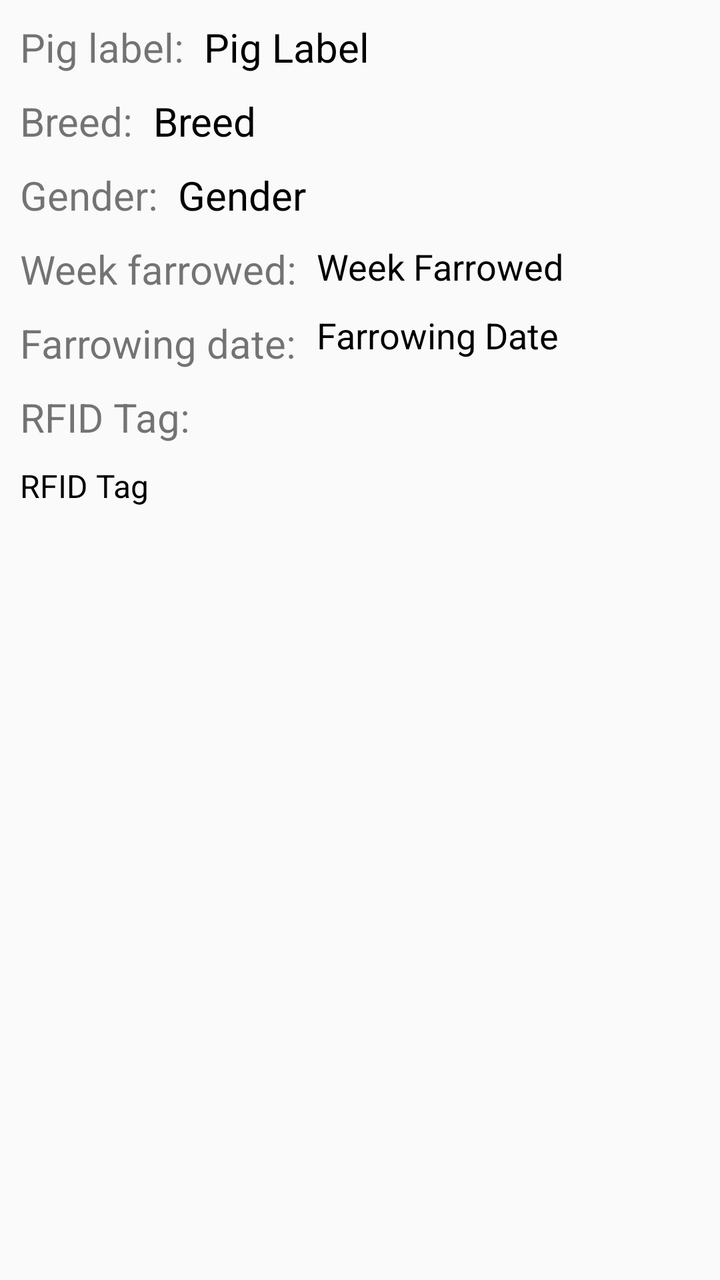
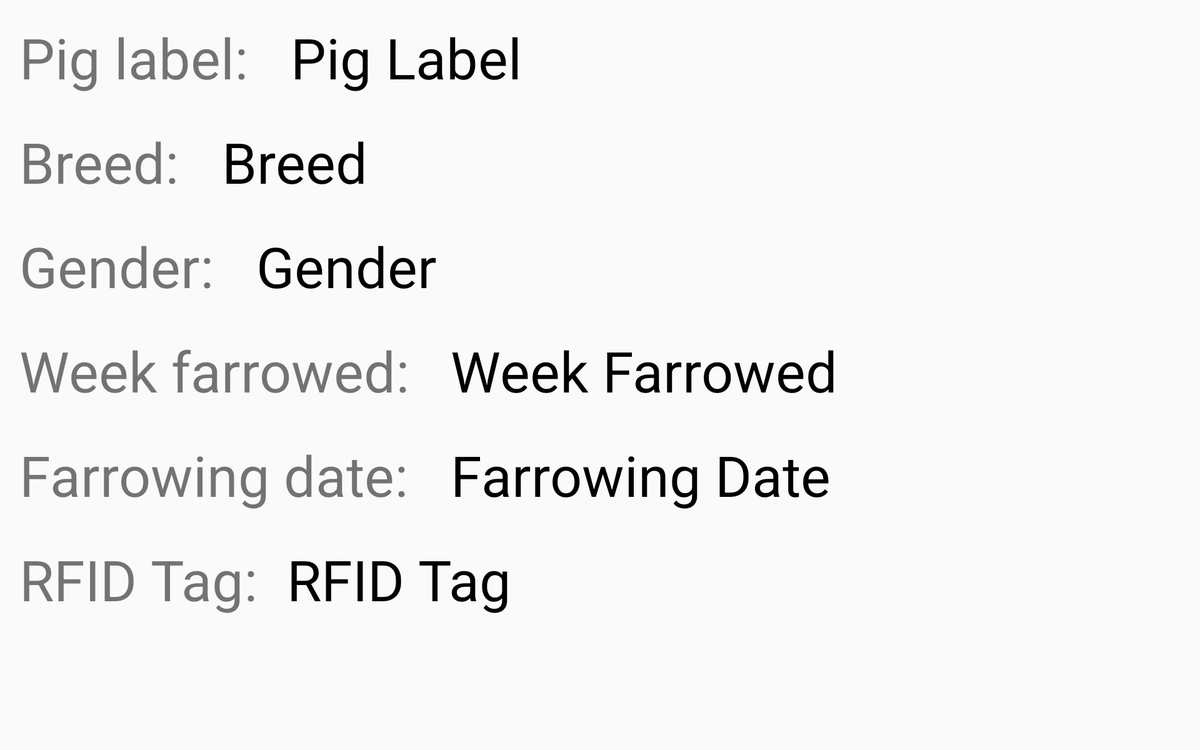

The same Android screen from two of the app's own layout files: first res/layout/ as a phone draws it, then the author's variant for another configuration, drawn on a device whose configuration selects that folder. Both files follow.
<!-- AndroidManifest.xml: application theme AppTheme -->
<!-- res/layout/pig_details_layout.xml -->
<?xml version="1.0" encoding="utf-8"?>
<RelativeLayout xmlns:android="http://schemas.android.com/apk/res/android"
    android:layout_width="match_parent"
    android:layout_height="match_parent"
    android:orientation="vertical"
    android:padding="5dp">

    <TextView
        android:id="@+id/pigLabel"
        android:layout_width="wrap_content"
        android:layout_height="wrap_content"
        android:text="@string/pigLabel"
        android:textSize="20sp"
        android:padding="5dp"
        android:textColor="@color/black"
        android:includeFontPadding="true"
        android:layout_alignParentTop="true"
        android:layout_toRightOf="@+id/pLabel"
        android:layout_toEndOf="@+id/pLabel" />

    <TextView
        android:id="@+id/pigBreed"
        android:layout_width="wrap_content"
        android:layout_height="wrap_content"
        android:text="@string/breed"
        android:textSize="20sp"
        android:padding="5dp"
        android:textColor="@color/black"
        android:includeFontPadding="true"
        android:layout_below="@+id/pLabel"
        android:layout_toRightOf="@+id/pBreed"
        android:layout_toEndOf="@+id/pBreed" />

    <TextView
        android:id="@+id/pigGender"
        android:layout_width="wrap_content"
        android:layout_height="wrap_content"
        android:text="@string/gender"
        android:textSize="20sp"
        android:padding="5dp"
        android:textColor="@color/black"
        android:includeFontPadding="true"
        android:layout_above="@+id/pWeekF"
        android:layout_toRightOf="@+id/pGender"
        android:layout_toEndOf="@+id/pGender" />

    <TextView
        android:id="@+id/pigWeekF"
        android:layout_width="wrap_content"
        android:layout_height="wrap_content"
        android:text="@string/week_farrowed"
        android:textSize="18sp"
        android:padding="5dp"
        android:textColor="@color/black"
        android:includeFontPadding="true"
        android:layout_below="@+id/pigGender"
        android:layout_toRightOf="@+id/fDate"
        android:layout_toEndOf="@+id/fDate" />

    <TextView
        android:id="@+id/pigDateF"
        android:layout_width="wrap_content"
        android:layout_height="wrap_content"
        android:text="@string/farrowing_date"
        android:padding="5dp"
        android:textColor="@color/black"
        android:textSize="18sp"
        android:includeFontPadding="true"
        android:layout_below="@+id/pigWeekF"
        android:layout_toRightOf="@+id/fDate"
        android:layout_toEndOf="@+id/fDate" />

    <TextView
        android:id="@+id/pLabel"
        android:layout_width="wrap_content"
        android:layout_height="wrap_content"
        android:layout_alignParentLeft="true"
        android:layout_alignParentStart="true"
        android:layout_alignParentTop="true"
        android:textSize="20sp"
        android:padding="5dp"
        android:includeFontPadding="true"
        android:text="@string/pig_label" />

    <TextView
        android:id="@+id/pBreed"
        android:layout_width="wrap_content"
        android:layout_height="wrap_content"
        android:layout_alignParentLeft="true"
        android:layout_alignParentStart="true"
        android:padding="5dp"
        android:layout_below="@+id/pLabel"
        android:textSize="20sp"
        android:includeFontPadding="true"
        android:text="@string/pBreed" />

    <TextView
        android:id="@+id/pGender"
        android:layout_width="wrap_content"
        android:layout_height="wrap_content"
        android:layout_alignParentLeft="true"
        android:layout_alignParentStart="true"
        android:layout_below="@+id/pigBreed"
        android:padding="5dp"
        android:textSize="20sp"
        android:includeFontPadding="true"
        android:text="@string/pGender" />

    <TextView
        android:id="@+id/pWeekF"
        android:layout_width="wrap_content"
        android:layout_height="wrap_content"
        android:layout_alignParentLeft="true"
        android:layout_alignParentStart="true"
        android:layout_below="@+id/pGender"
        android:padding="5dp"
        android:textSize="20sp"
        android:includeFontPadding="true"
        android:text="@string/pWeek_farrowed" />

    <TextView
        android:id="@+id/fDate"
        android:layout_width="wrap_content"
        android:layout_height="wrap_content"
        android:layout_alignParentLeft="true"
        android:layout_alignParentStart="true"
        android:layout_below="@+id/pWeekF"
        android:textSize="20sp"
        android:padding="5dp"
        android:includeFontPadding="true"
        android:text="@string/pFarrowing_date" />

    <TextView
        android:id="@+id/textView9"
        android:layout_width="wrap_content"
        android:layout_height="wrap_content"
        android:text="@string/rfid_tag"
        android:textSize="20sp"
        android:padding="5dp"
        android:layout_below="@+id/fDate"
        android:layout_alignParentLeft="true"
        android:layout_alignParentStart="true" />

    <TextView
        android:id="@+id/pRFIDtag"
        android:layout_width="wrap_content"
        android:layout_height="wrap_content"
        android:textSize="16sp"
        android:padding="5dp"
        android:textColor="@color/black"
        android:text="@string/pRfid_tag"
        android:layout_below="@+id/textView9"
        android:layout_alignParentLeft="true"
        android:layout_alignParentStart="true" />

</RelativeLayout>
<!-- resources referenced by this layout -->
<resources>
  <color name="black">#000000</color>
  <string name="breed">Breed</string>
  <string name="farrowing_date">Farrowing Date</string>
  <string name="gender">Gender</string>
  <string name="pBreed">Breed:</string>
  <string name="pFarrowing_date">Farrowing date:</string>
  <string name="pGender">Gender:</string>
  <string name="pRfid_tag">RFID Tag</string>
  <string name="pWeek_farrowed">Week farrowed:</string>
  <string name="pigLabel">Pig Label</string>
  <string name="pig_label">Pig label:</string>
  <string name="rfid_tag">RFID Tag:</string>
  <string name="week_farrowed">Week Farrowed</string>
  <style name="AppTheme" parent="AppTheme.Base" />
  <style name="AppTheme.Base" parent="Theme.AppCompat.Light.NoActionBar">
          
          <item name="colorPrimary">@color/colorPrimary</item>
          <item name="colorPrimaryDark">@color/colorPrimaryDark</item>
          <item name="colorAccent">@color/colorAccent</item>
          <item name="android:typeface">normal</item>
      </style>
  <color name="colorPrimary">#bb1d24</color>
  <color name="colorPrimaryDark">#570000</color>
  <color name="colorAccent">#9ecf95</color>
</resources>
<!-- res/layout-sw720dp/pig_details_layout.xml (the author's variant of the layout above) -->
<!-- drawn on a large tablet held sideways -->
<?xml version="1.0" encoding="utf-8"?>
<RelativeLayout xmlns:android="http://schemas.android.com/apk/res/android"
    android:layout_width="match_parent"
    android:layout_height="match_parent"
    android:orientation="vertical"
    android:padding="5dp">

    <TextView
        android:id="@+id/pigLabel"
        android:layout_width="wrap_content"
        android:layout_height="wrap_content"
        android:text="@string/pigLabel"
        android:textSize="60sp"
        android:padding="15dp"
        android:textColor="@color/black"
        android:includeFontPadding="true"
        android:layout_alignParentTop="true"
        android:layout_toRightOf="@+id/pLabel"
        android:layout_toEndOf="@+id/pLabel" />

    <TextView
        android:id="@+id/pigBreed"
        android:layout_width="wrap_content"
        android:layout_height="wrap_content"
        android:text="@string/breed"
        android:textSize="60sp"
        android:padding="15dp"
        android:textColor="@color/black"
        android:includeFontPadding="true"
        android:layout_below="@+id/pLabel"
        android:layout_toRightOf="@+id/pBreed"
        android:layout_toEndOf="@+id/pBreed" />

    <TextView
        android:id="@+id/pigGender"
        android:layout_width="wrap_content"
        android:layout_height="wrap_content"
        android:text="@string/gender"
        android:textSize="60sp"
        android:padding="15dp"
        android:textColor="@color/black"
        android:includeFontPadding="true"
        android:layout_above="@+id/pWeekF"
        android:layout_toRightOf="@+id/pGender"
        android:layout_toEndOf="@+id/pGender" />

    <TextView
        android:id="@+id/pigWeekF"
        android:layout_width="wrap_content"
        android:layout_height="wrap_content"
        android:text="@string/week_farrowed"
        android:textSize="60sp"
        android:padding="15dp"
        android:textColor="@color/black"
        android:includeFontPadding="true"
        android:layout_below="@+id/pigGender"
        android:layout_toRightOf="@+id/fdate"
        android:layout_toEndOf="@+id/fdate" />

    <TextView
        android:id="@+id/pigDateF"
        android:layout_width="wrap_content"
        android:layout_height="wrap_content"
        android:text="@string/farrowing_date"
        android:textColor="@color/black"
        android:textSize="60sp"
        android:padding="15dp"
        android:includeFontPadding="true"
        android:layout_below="@+id/pigWeekF"
        android:layout_toRightOf="@+id/fdate"
        android:layout_toEndOf="@+id/fdate" />

    <TextView
        android:id="@+id/pLabel"
        android:layout_width="wrap_content"
        android:layout_height="wrap_content"
        android:layout_alignParentLeft="true"
        android:layout_alignParentStart="true"
        android:layout_alignParentTop="true"
        android:textSize="60sp"
        android:padding="15dp"
        android:includeFontPadding="true"
        android:text="Pig label: " />

    <TextView
        android:id="@+id/pBreed"
        android:layout_width="wrap_content"
        android:layout_height="wrap_content"
        android:layout_alignParentLeft="true"
        android:layout_alignParentStart="true"
        android:layout_below="@+id/pLabel"
        android:textSize="60sp"
        android:padding="15dp"
        android:includeFontPadding="true"
        android:text="Breed: " />

    <TextView
        android:id="@+id/pGender"
        android:layout_width="wrap_content"
        android:layout_height="wrap_content"
        android:layout_alignParentLeft="true"
        android:layout_alignParentStart="true"
        android:layout_below="@+id/pigBreed"
        android:textSize="60sp"
        android:padding="15dp"
        android:includeFontPadding="true"
        android:text="Gender: " />

    <TextView
        android:id="@+id/pWeekF"
        android:layout_width="wrap_content"
        android:layout_height="wrap_content"
        android:layout_alignParentLeft="true"
        android:layout_alignParentStart="true"
        android:layout_below="@+id/pGender"
        android:textSize="60sp"
        android:padding="15dp"
        android:includeFontPadding="true"
        android:text="Week farrowed: " />

    <TextView
        android:id="@+id/fdate"
        android:layout_width="wrap_content"
        android:layout_height="wrap_content"
        android:layout_alignParentLeft="true"
        android:layout_alignParentStart="true"
        android:layout_below="@+id/pWeekF"
        android:textSize="60sp"
        android:padding="15dp"
        android:includeFontPadding="true"
        android:text="Farrowing date: " />

    <TextView
        android:id="@+id/textView9"
        android:layout_width="wrap_content"
        android:layout_height="wrap_content"
        android:text="@string/rfid_tag"
        android:textSize="60sp"
        android:padding="15dp"
        android:layout_below="@+id/fdate"
        android:layout_alignParentLeft="true"
        android:layout_alignParentStart="true" />

    <TextView
        android:id="@+id/pRFIDtag"
        android:layout_width="wrap_content"
        android:layout_height="wrap_content"
        android:textSize="60sp"
        android:padding="15dp"
        android:textColor="@color/black"
        android:text="@string/pRfid_tag"
        android:layout_alignBaseline="@+id/textView9"
        android:layout_alignBottom="@+id/textView9"
        android:layout_toRightOf="@+id/textView9"
        android:layout_toEndOf="@+id/textView9" />

</RelativeLayout>
<!-- resources referenced by the variant -->
<!-- as a large tablet held sideways resolves them -->
<resources>
  <color name="black">#000000</color>
  <string name="breed">Breed</string>
  <string name="farrowing_date">Farrowing Date</string>
  <string name="gender">Gender</string>
  <string name="pRfid_tag">RFID Tag</string>
  <string name="pigLabel">Pig Label</string>
  <string name="rfid_tag">RFID Tag:</string>
  <string name="week_farrowed">Week Farrowed</string>
  <style name="AppTheme" parent="AppTheme.Base" />
  <style name="AppTheme.Base" parent="Theme.AppCompat.Light.NoActionBar">
          
          <item name="colorPrimary">@color/colorPrimary</item>
          <item name="colorPrimaryDark">@color/colorPrimaryDark</item>
          <item name="colorAccent">@color/colorAccent</item>
          <item name="android:typeface">normal</item>
      </style>
  <color name="colorPrimary">#bb1d24</color>
  <color name="colorPrimaryDark">#570000</color>
  <color name="colorAccent">#9ecf95</color>
</resources>
